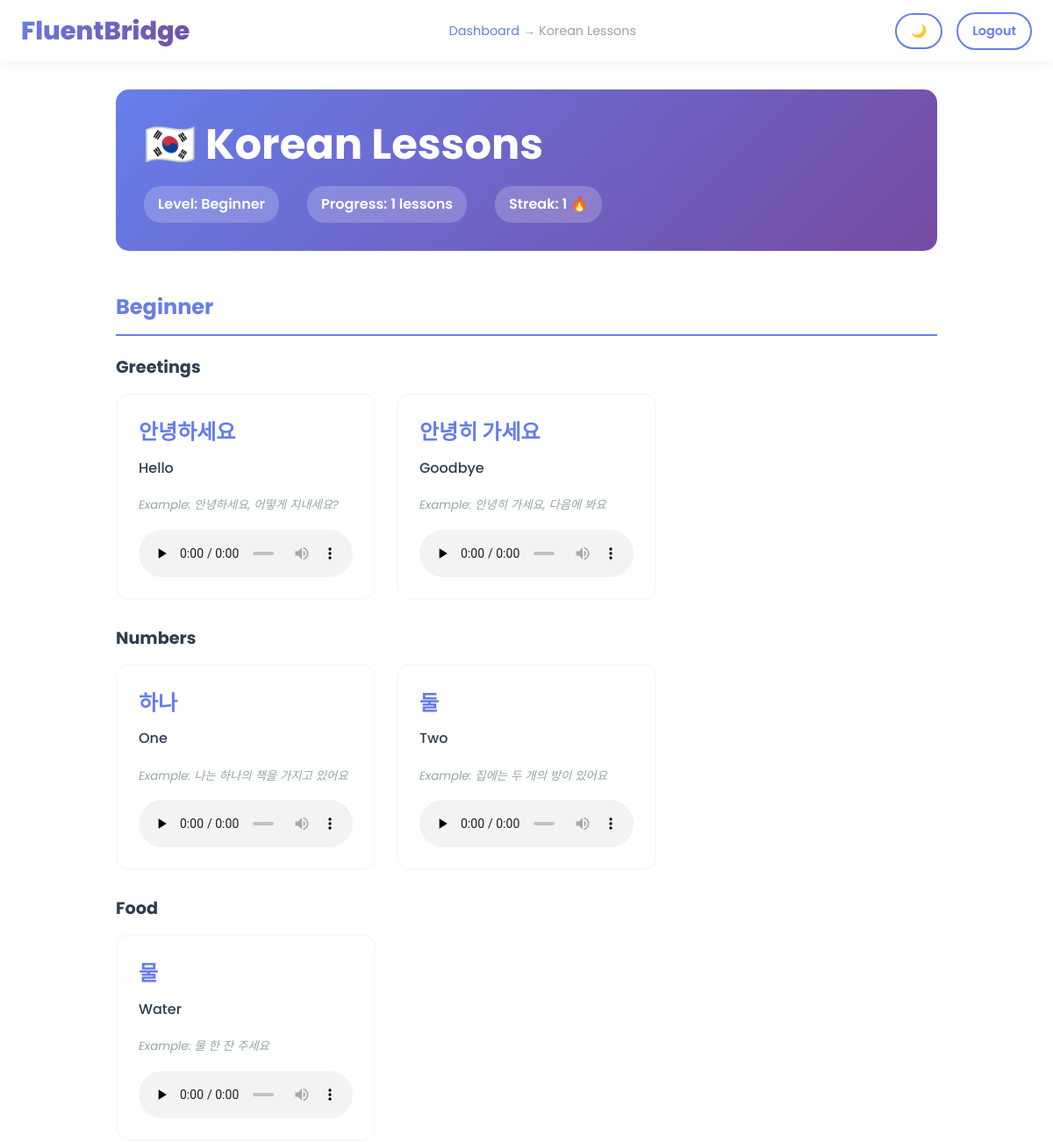
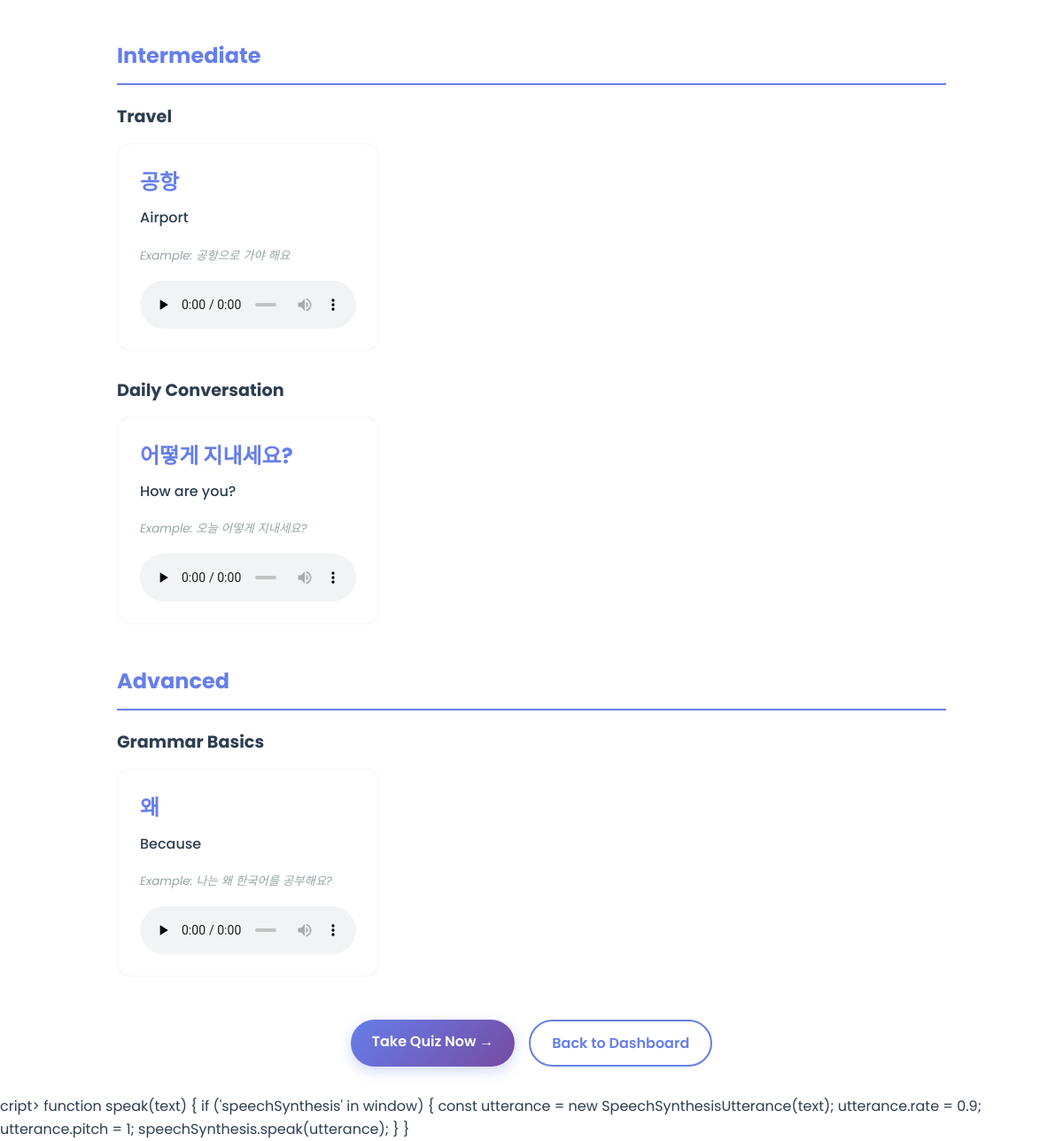
The page /lessons/8 (signed in) on the database its author committed (2 pictures, top to bottom).
### tables this page shows
CREATE TABLE languages
                 (id INTEGER PRIMARY KEY,
                  name TEXT NOT NULL UNIQUE,
                  flag TEXT NOT NULL);

CREATE TABLE user_progress
                 (id INTEGER PRIMARY KEY,
                  user_id INTEGER NOT NULL,
                  language_id INTEGER NOT NULL,
                  level TEXT DEFAULT 'Beginner',
                  score INTEGER DEFAULT 0,
                  streak INTEGER DEFAULT 0,
                  lessons_completed INTEGER DEFAULT 0,
                  quizzes_completed INTEGER DEFAULT 0,
                  last_learned TIMESTAMP,
                  FOREIGN KEY(user_id) REFERENCES users(id),
                  FOREIGN KEY(language_id) REFERENCES languages(id));

CREATE TABLE lessons
                 (id INTEGER PRIMARY KEY,
                  language_id INTEGER NOT NULL,
                  level TEXT NOT NULL,
                  category TEXT NOT NULL,
                  word TEXT NOT NULL,
                  meaning TEXT NOT NULL,
                  example TEXT,
                  FOREIGN KEY(language_id) REFERENCES languages(id));

### app.py (the view)
@app.route('/lessons/<int:lang_id>')
@login_required
def lessons(lang_id):
    conn = get_db()
    c = conn.cursor()
    c.execute('SELECT * FROM languages WHERE id = ?', (lang_id,))
    language = c.fetchone()
    c.execute('''SELECT DISTINCT level FROM lessons WHERE language_id = ?
                ORDER BY CASE level
                         WHEN 'Beginner' THEN 1
                         WHEN 'Intermediate' THEN 2
                         WHEN 'Advanced' THEN 3
                         END''', (lang_id,))
    levels = [row[0] for row in c.fetchall()]
    lessons_data = {}
    for level in levels:
        c.execute('''SELECT DISTINCT category FROM lessons
                    WHERE language_id = ? AND level = ?''', (lang_id, level))
        categories = [row[0] for row in c.fetchall()]
        lessons_data[level] = {}
        for category in categories:
            c.execute('''SELECT * FROM lessons
                        WHERE language_id = ? AND level = ? AND category = ?''',
                     (lang_id, level, category))
            lessons_data[level][category] = c.fetchall()
    c.execute('SELECT * FROM user_progress WHERE user_id = ? AND language_id = ?',
             (session['user_id'], lang_id))
    user_progress = c.fetchone()
    conn.close()
    return render_template('lessons_page.html',
                          language=language,
                          levels=levels,
                          lessons_data=lessons_data,
                          user_progress=user_progress)

### app.py (called while the page is built)
def get_db():
    conn = sqlite3.connect(DATABASE)
    conn.row_factory = sqlite3.Row
    return conn

def login_required(f):
    @wraps(f)
    def decorated_function(*args, **kwargs):
        if 'user_id' not in session:
            next_url = request.path
            return redirect(url_for('login', next=next_url))
        return f(*args, **kwargs)
    return decorated_function

### templates/lessons_page.html (shortened to what this page needs)
<!DOCTYPE html>
<html lang="en">
<head>
    <link rel="stylesheet" href="{{ url_for('static', filename='style.css') }}">
</head>
<body data-language="{{ language.name }}">
    <nav class="navbar navbar-dashboard">
        <div class="navbar-brand">
            <a href="/dashboard" class="logo">FluentBridge</a>
        </div>
        <div class="breadcrumb">
            <a href="/dashboard">Dashboard</a> → {{ language.name }} Lessons
        </div>
        <div class="navbar-right">
            <button class="btn btn-outline btn-small dark-toggle" type="button" onclick="toggleDarkMode()">🌙</button>
            <a href="/logout" class="btn btn-outline btn-small">Logout</a>
        </div>
    </nav>
    <div class="lesson-container">
        <div class="lesson-header">
            <h1>{{ language.flag }} {{ language.name }} Lessons</h1>
            <div class="lesson-stats">
                <span>Level: {{ user_progress.level if user_progress else 'Beginner' }}</span>
                <span>Progress: {{ user_progress.lessons_completed if user_progress else 0 }} lessons</span>
                <span>Streak: {{ user_progress.streak if user_progress else 0 }} 🔥</span>
            </div>
        </div>
        <div class="lesson-content">
            {% for level in levels %}
            <div class="level-section">
                <h2 class="level-title">{{ level }}</h2>
                {% for category, category_lessons in lessons_data[level].items() %}
                <div class="category-section">
                    <h3>{{ category }}</h3>
                    <div class="lessons-list">
                        {% for lesson in category_lessons %}
                        <div class="lesson-card">
                            <div class="lesson-word">{{ lesson.word }}</div>
                            <div class="lesson-meaning">{{ lesson.meaning }}</div>
                            <div class="lesson-example">
                                <small>Example: {{ lesson.example }}</small>
                            </div>
                            <audio controls preload="none" src="{{ url_for('pronounce', word=lesson.word, lang=language.name) }}">
                            </audio>
                        </div>
                        {% endfor %}
                    </div>
                </div>
                {% endfor %}
            </div>
            {% endfor %}
        </div>
        <div class="lesson-footer">
            <a href="/quiz/{{ language.id }}" class="btn btn-primary btn-large">Take Quiz Now →</a>
            <a href="/dashboard" class="btn btn-outline">Back to Dashboard</a>
        </div>
    </div>
  cript>
    function speak(text) {
        if ('speechSynthesis' in window) {
            const utterance = new SpeechSynthesisUtterance(text);
            utterance.rate = 0.9;
            utterance.pitch = 1;
            speechSynthesis.speak(utterance);
        }
    }
</body>
</html>

### static/style.css (style rules this page uses)
* { margin: 0; padding: 0; box-sizing: border-box; }
:root { --primary: #667eea; --secondary: #764ba2; --accent: #ff6b6b; --success: #51cf66; --warning: #ffa500; --danger: #ff6b6b; --light: #f8f9fa; --lighter: #f0f3ff; --dark: #2c3e50; --gray: #95a5a6; }
html { scroll-behavior: smooth; }
body { font-family: 'Poppins', sans-serif; color: var(--dark); background: #ffffff; line-height: 1.6; }
h1, h2, h3, h4, h5, h6 { font-weight: 700; line-height: 1.3; }
h1 { font-size: 3rem; }
h2 { font-size: 2rem; margin-bottom: 1rem; }
h3 { font-size: 1.5rem; }
.navbar { display: flex; justify-content: space-between; align-items: center; padding: 1rem 1.5rem; background: white; box-shadow: 0 2px 10px rgba(0, 0, 0, 0.05); position: sticky; top: 0; z-index: 1000; width: 100%; }
.navbar-brand { display: flex; align-items: center; }
.logo { font-size: 1.8rem; font-weight: 800; background: linear-gradient(135deg, var(--primary), var(--secondary)); -webkit-background-clip: text; -webkit-text-fill-color: transparent; background-clip: text; margin: 0; }
.navbar-brand a:link, .navbar-brand a:visited { text-decoration: none; color: inherit; }
.navbar-right { display: flex; gap: 1rem; align-items: center; }
.navbar-dashboard { display: flex; align-items: center; justify-content: space-between; gap: 1.5rem; padding: 0.75rem 1.5rem; }
.breadcrumb { flex: 1; text-align: center; color: var(--gray); font-size: 0.9rem; }
.breadcrumb a { color: var(--primary); text-decoration: none; }
.btn { display: inline-block; padding: 0.75rem 1.5rem; border-radius: 50px; border: none; font-weight: 600; cursor: pointer; transition: all 0.3s ease; text-decoration: none; font-size: 1rem; font-family: 'Poppins', sans-serif; }
.btn-primary { background: linear-gradient(135deg, var(--primary), var(--secondary)); color: white; box-shadow: 0 5px 15px rgba(102, 126, 234, 0.3); }
.btn-outline { background: white; border: 2px solid var(--primary); color: var(--primary); }
.dark-toggle { min-width: 48px; background: rgba(255, 255, 255, 0.06); color: var(--primary); }
.btn-small { padding: 0.5rem 1rem; font-size: 0.9rem; }
.lesson-container { max-width: 1000px; margin: 0 auto; padding: 2rem; }
.lesson-header { background: linear-gradient(135deg, var(--primary) 0%, var(--secondary) 100%); color: white; padding: 2rem; border-radius: 15px; margin-bottom: 3rem; }
.lesson-header h1 { margin-bottom: 1rem; }
.lesson-stats { display: flex; gap: 2rem; flex-wrap: wrap; }
.lesson-stats span { background: rgba(255, 255, 255, 0.2); padding: 0.5rem 1rem; border-radius: 20px; font-weight: 600; }
.lesson-content { margin-bottom: 2rem; }
.level-section { margin-bottom: 3rem; }
.level-title { color: var(--primary); font-size: 1.5rem; margin-bottom: 1.5rem; padding-bottom: 1rem; border-bottom: 2px solid var(--primary); }
.category-section { margin-bottom: 2rem; }
.category-section h3 { color: var(--dark); margin-bottom: 1rem; font-size: 1.2rem; }
.lessons-list { display: grid; grid-template-columns: repeat(auto-fill, minmax(280px, 1fr)); gap: 1.5rem; }
.lesson-card { background: white; border: 2px solid var(--light); border-radius: 15px; padding: 1.5rem; transition: all 0.3s ease; overflow: hidden; width: 100%; }
.lesson-card audio { width: 100%; max-width: 100%; margin-top: 12px; border-radius: 12px; display: block; }
.lesson-word { font-size: 1.5rem; font-weight: 700; color: var(--primary); margin-bottom: 0.5rem; }
.lesson-meaning { font-size: 1rem; color: var(--dark); margin-bottom: 1rem; font-weight: 500; }
.lesson-example { margin-bottom: 1rem; font-style: italic; color: var(--gray); }
.lesson-footer { display: flex; gap: 1rem; justify-content: center; margin-top: 2rem; }

### rows shown on the page
languages: name "Korean", flag "🇰🇷"
user_progress: level "Beginner", lessons_completed "1", streak "1"
lessons: word "안녕하세요", meaning "Hello", example "안녕하세요, 어떻게 지내세요?"
lessons: word "안녕히 가세요", meaning "Goodbye", example "안녕히 가세요, 다음에 봐요"
lessons: word "하나", meaning "One", example "나는 하나의 책을 가지고 있어요"
lessons: word "둘", meaning "Two", example "집에는 두 개의 방이 있어요"
lessons: word "물", meaning "Water", example "물 한 잔 주세요"
lessons: word "공항", meaning "Airport", example "공항으로 가야 해요"
lessons: word "어떻게 지내세요?", meaning "How are you?", example "오늘 어떻게 지내세요?"
lessons: word "왜", meaning "Because", example "나는 왜 한국어를 공부해요?"

### other values the page prints
{{ level }} "Beginner" "Intermediate" "Advanced"
{{ category }} "Greetings" "Numbers" "Food" "Travel" "Daily Conversation" "Grammar Basics"
